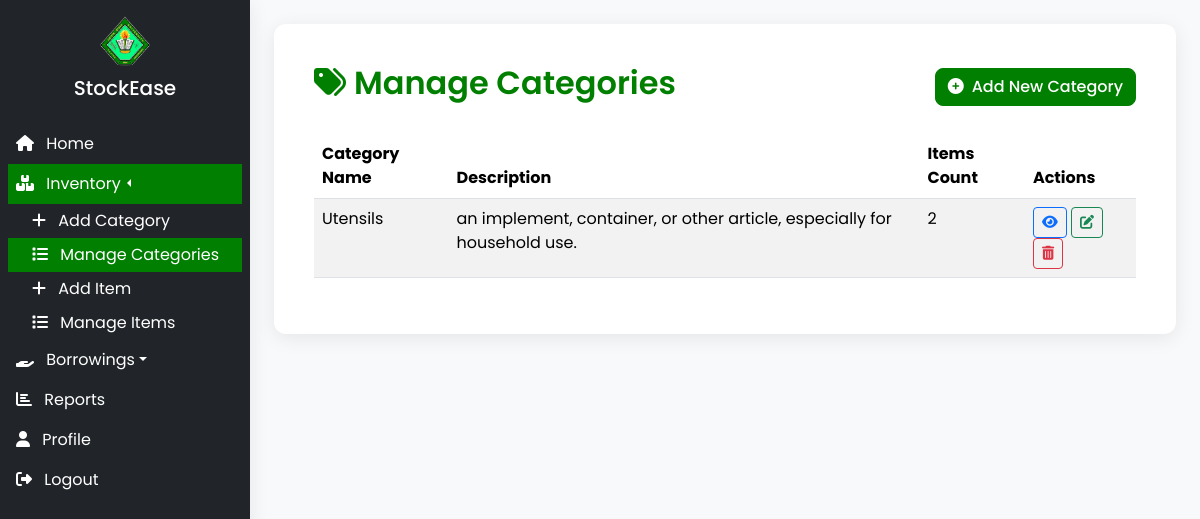
/dashboard.php?section=manage_categories (signed in), run on the app's committed database.
### tables this page shows
CREATE TABLE `categories` (
  `category_id` int(11) NOT NULL,
  `name` varchar(100) NOT NULL,
  `description` text DEFAULT NULL
);

### content/manage_categories.php (the view, shortened to what this page needs)
<?php
require_once 'include/db.php';
$categories = [];
try {
    $stmt = $conn->prepare("
        SELECT c.*, COUNT(i.item_id) AS item_count
        FROM categories c
        LEFT JOIN items i ON c.category_id = i.category_id
        GROUP BY c.category_id
    ");
    $stmt->execute();
    $categories = $stmt->get_result()->fetch_all(MYSQLI_ASSOC);
} catch (Exception $e) {
    error_log("Error fetching categories: " . $e->getMessage());
    $_SESSION['error'] = "Error loading categories. Please try again.";
}
?>
<head>
    <link rel="stylesheet" href="css/manage.css">
</head>
<div class="cvsu-container">
    <div class="d-flex justify-content-between align-items-center mb-4 cvsu-header">
        <h2><i class="fas fa-tags me-2"></i>Manage Categories</h2>
        <a href="dashboard.php?section=add_category" class="btn cvsu-btn-primary">
            <i class="fas fa-plus-circle me-2"></i>Add New Category
        </a>
    </div>
    <div class="table-responsive">
        <table class="table table-hover table-striped">
            <thead class="cvsu-bg-green text-white">
                <tr>
                    <th>Category Name</th>
                    <th>Description</th>
                    <th>Items Count</th>
                    <th>Actions</th>
                </tr>
            </thead>
            <tbody>
                <?php if (empty($categories)): ?>
                    <tr>
                        <td colspan="4" class="text-center py-4">
                            <i class="fas fa-exclamation-circle me-2"></i> No records found.
                        </td>
                    </tr>
                <?php else: ?>
                    <?php foreach ($categories as $category): ?>
                        <tr>
                            <td><?= htmlspecialchars($category['name']) ?></td>
                            <td><?= htmlspecialchars($category['description'] ?? 'No description') ?></td>
                            <td><?= $category['item_count'] ?></td>
                            <td>
                                <button class="btn btn-sm btn-outline-primary view-category"
                                    data-id="<?= $category['category_id'] ?>"
                                    data-bs-toggle="modal"
                                    data-bs-target="#categoryModal">
                                    <i class="fas fa-eye"></i>
                                </button>
                                <a href="dashboard.php?section=edit_category&id=<?= $category['category_id'] ?>"
                                    class="btn btn-sm btn-outline-success">
                                    <i class="fas fa-edit"></i>
                                </a>
                                <button class="btn btn-sm btn-outline-danger delete-category"
                                    data-id="<?= $category['category_id'] ?>">
                                    <i class="fas fa-trash-alt"></i>
                                </button>
                            </td>
                        </tr>
                    <?php endforeach; ?>
                <?php endif; ?>
            </tbody>
        </table>
    </div>
</div>

### css/general.css (style rules this page uses)
* { margin: 0; padding: 0; box-sizing: border-box; font-family: 'Poppins', sans-serif; }

### css/dashboard.css (style rules this page uses)
body { background-color: #f8f9fa; display: flex; overflow: hidden; }

### css/manage.css (style rules this page uses)
body { background-color: #f8f9fa; display: flex; }
.cvsu-container { background: #ffffff; border-radius: 12px; padding: 2.5rem; box-shadow: 0 4px 20px rgba(0, 0, 0, 0.08); flex: 1; }
.cvsu-header { text-align: center; margin-bottom: 2rem; }
.cvsu-header h2 { color: #007f00; font-weight: 600; margin-bottom: 0.5rem; }
.cvsu-btn-primary { background-color: #007f00; border-color: #007f00; border-radius: 8px; font-weight: 500; transition: all 0.3s ease; position: relative; color: white; }
.cvsu-bg-green { background-color: #007f00; }
.text-white { color: white; }
table tbody tr td { color: red; }

### data on the page
categories: name "Utensils", description "an implement, container, or other article, especially for household use.", item_count "2"
